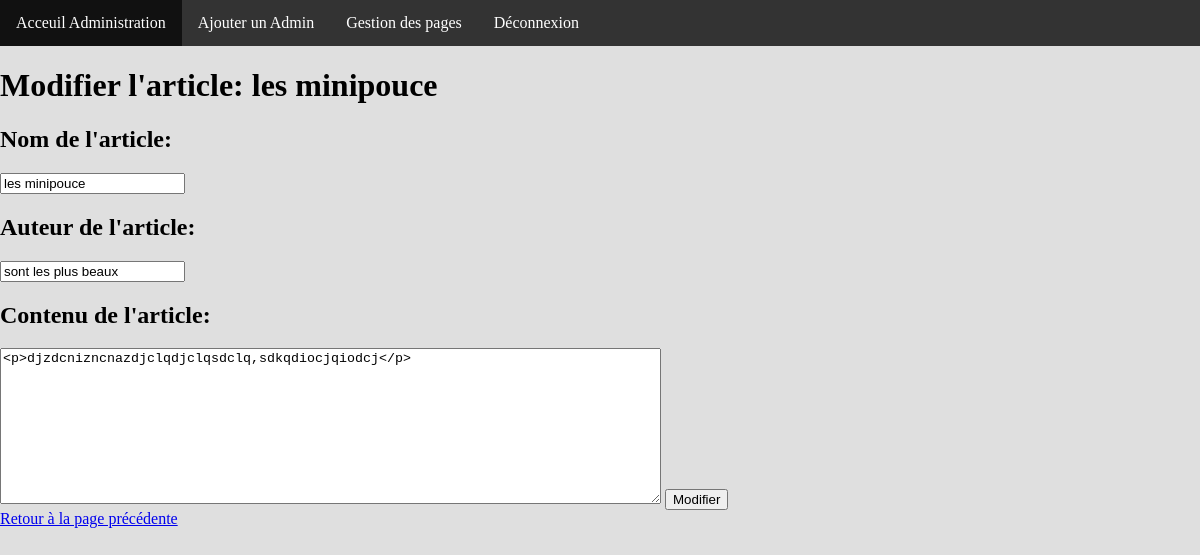
Screenshot of /admin/modif_article.php?id=12 (signed in) with the database file from the repository.
### tables this page shows
CREATE TABLE IF NOT EXISTS `articles` (
  `id` int(11) NOT NULL AUTO_INCREMENT,
  `name` varchar(255) NOT NULL,
  `content` longtext NOT NULL,
  `Autor` varchar(255) NOT NULL,
  PRIMARY KEY (`id`)
);

### inc/fonction.php (called while the page is built, shortened)
<?php
function getArticle($bdd, $nb = null, $id = null){
  if ($nb AND !$id) {
    $req = $bdd->query('SELECT * FROM articles LIMIT'.$nb);
    $article = $req->fetchAll();
  }elseif ($id) {
    $req = $bdd->query('SELECT * FROM articles WHERE id ='.$id);
    $article = $req->fetchObject();
  }else {
    $req = $bdd->query('SELECT * FROM articles');
    $article = $req->fetchAll();
  }
  return $article;
}

### admin/modif_article.php (the view, shortened to what this page needs)
<!DOCTYPE html>
<html lang="fr" dir="ltr">
  <head>
    <link rel="stylesheet" href="../css/admin.css">
  </head>
  <body>
    <?php require_once"inc/header.php" ?>
    <?php
    require_once '../inc/connect.php';
    require_once '../inc/fonction.php';
    $article = getArticle($bdd,1, $_GET['id']);
    ?>
    <div class="modif-article">
      <h1>Modifier l'article: <?= $article->name ?></h1>
      <form method="post">
        <h2>Nom de l'article:</h2>
        <input type="text" name="name" value="<?= $article->name ?>">
        <h2>Auteur de l'article:</h2>
        <input type="text" name="Autor" value="<?= $article->Autor ?>">
        <h2>Contenu de l'article:</h2>
        <textarea cols="80" class="ckeditor" id="editeur" name="content" rows="10"><?= $article->content ?></textarea>
        <button>Modifier</button>
      </form>
    </div>
<div class="sup-article">
  <a href="index.php">Retour à la page précédente</a>
</div>
   </body>
</html>

### css/admin.css (style rules this page uses)
html, body { width: 100%; height: 100%; padding: 0; margin: 0; font-size: 100%; background-color: rgb(223, 223, 223); }

### rows the page displays
articles: name "les minipouce", Autor "sont les plus beaux", content "<p>djzdcnizncnazdjclqdjclqsdclq,sdkqdiocjqiodcj</p>"
